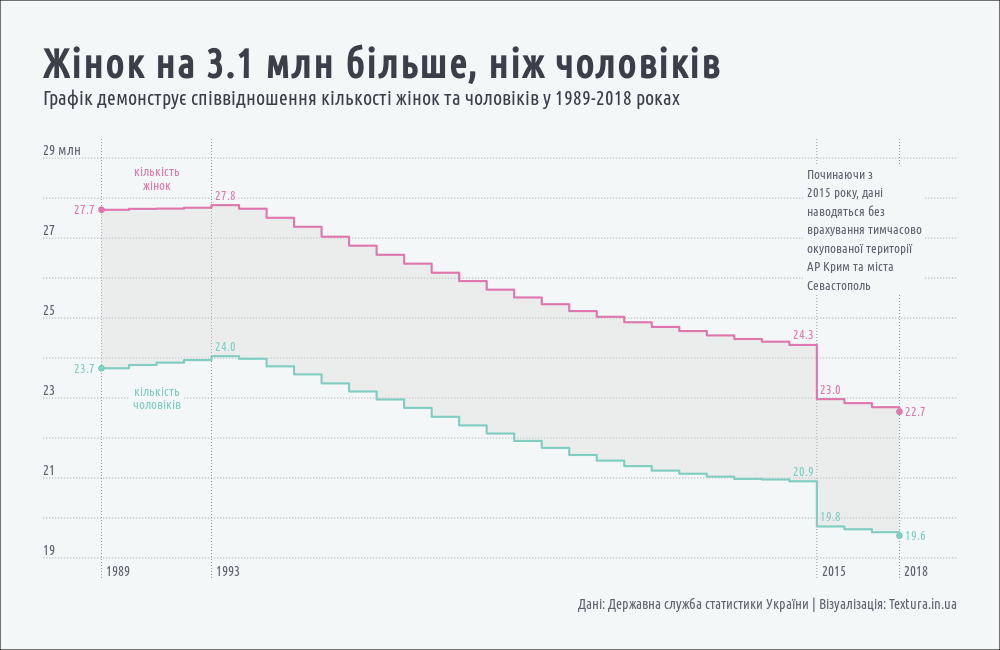

Here is the R script that generated this plot:
library(dplyr)
library(ggplot2)
library(ggalt)
library(scales)

### data ----------------------------------------------------------------------------------------

df <- read.csv('population_by_age_sex_year.csv', stringsAsFactors = F)

df <- df %>% 
  group_by(year) %>% 
  summarise(men_sum = sum(men, na.rm = T), 
            women_sum = sum(women, na.rm = T))

annotation <- data.frame(
  x = 2014.5,
  y = 28800000,
  label = 'Починаючи з 2015 року, дані наводяться без врахування тимчасово окупованої території АР Крим та міста Севастополь'
)

legend <- data.frame(
  x = c(1991, 1991),
  y = c(23000000, 28500000),
  label = c('кількість чоловіків', 'кількість жінок')
)



### plot -----------------------------------------------------------------------------------------

png(filename = '03_change_in_time.png', width = 1000, height = 650)

ggplot(df)+
  geom_ribbon(aes(x = year, ymin = men_sum, ymax = women_sum),
              stat = "stepribbon",
              fill = '#d9d9d9', alpha = 0.3)+
  geom_step(aes(x = year, y = women_sum), color = '#de77ae', size = 1)+
  geom_step(aes(x = year, y = men_sum), color = '#80cdc1', size = 1)+
  geom_point(data = df %>% filter(year %in% c(1989, 2018)),
             aes(x = year, y = women_sum), color = '#de77ae', size = 2.5)+
  geom_point(data = df %>% filter(year %in% c(1989, 2018)),
             aes(x = year, y = men_sum), color = '#80cdc1', size = 2.5)+
  geom_text(data = df %>% filter(year == 1989), 
            aes(x = year, y = men_sum, label = format(men_sum/1000000, nsmall = 1, digits = 1)), 
            color = '#80cdc1', family = 'Ubuntu Condensed', nudge_x = -0.6, size = 4.5)+
  geom_text(data = df %>% filter(year %in% c(1993, 2014, 2015)), 
            aes(x = year + 0.5, y = men_sum, label = format(men_sum/1000000, nsmall = 1, digits = 1)), 
            color = '#80cdc1', family = 'Ubuntu Condensed', nudge_y = 250000, size = 4.5)+
  geom_text(data = df %>% filter(year == 2018),
            aes(x = year, y = men_sum, label = format(men_sum/1000000, nsmall = 1, digits = 1)),
            color = '#80cdc1', family = 'Ubuntu Condensed', nudge_x = 0.6, size = 4.5)+
  geom_text(data = df %>% filter(year == 1989), 
            aes(x = year, y = women_sum, label = format(women_sum/1000000, nsmall = 1, digits = 1)), 
            color = '#de77ae', family = 'Ubuntu Condensed', nudge_x = -0.6, size = 4.5)+
  geom_label(data = df %>% filter(year %in% c(1993, 2014, 2015)), 
             aes(x = year + 0.5, y = women_sum, label = format(women_sum/1000000, nsmall = 1, digits = 1)), 
            color = '#de77ae', family = 'Ubuntu Condensed', 
            nudge_y = 250000, size = 4.5, fill = '#F3F7F7', label.size = NA, label.padding = unit(0, 'lines'))+
  geom_text(data = df %>% filter(year == 2018),
            aes(x = year, y = women_sum, label = format(women_sum/1000000, nsmall = 1, digits = 1)),
            color = '#de77ae', family = 'Ubuntu Condensed', nudge_x = 0.6, size = 4.5)+
  geom_label(data = legend, aes(x = x, y = y, label = stringr::str_wrap(label, 10)),
             color = c('#80cdc1', '#de77ae'), fill = '#F3F7F7', label.size = NA,
            family = 'Ubuntu Condensed', size = 4.5, lineheight = 0.9)+
  geom_label(data = annotation,
            aes(x = x, y = y, label = stringr::str_wrap(label, 20)),
            family = 'Ubuntu Condensed', size = 4.5, color = '#5D646F', fill = '#F3F7F7',
            hjust = 0, vjust = 1, label.size = NA)+
  scale_x_continuous(name = NULL, 
                     breaks = c(1989, df[df$men_sum == max(df$men_sum),]$year, 2015, 2018), 
                     minor_breaks = NULL)+
  scale_y_continuous(name = NULL, limits = c(19000000, 29000000),
                     breaks = seq(19000000, 29000000, 1000000),
                     labels = c(19, '', 21, '', 23, '', 25, '', 27, '', '29 млн'))+
  labs(title  = 'Жінок на 3.1 млн більше, ніж чоловіків',
       subtitle = 'Графік демонструє співвідношення кількості жінок та чоловіків у 1989-2018 роках',
       caption = 'Дані: Державна служба статистики України | Візуалізація: Textura.in.ua')+
  theme_minimal()+
  theme(text = element_text(family = 'Ubuntu Condensed', face = 'plain', color = '#3A3F4A'),
        axis.title = element_blank(),
        axis.text = element_text(size = 14, color = '#5D646F'),
        axis.text.y = element_text(hjust = 0, vjust = -0.3, margin = margin(r = -40)),
        axis.text.x = element_text(hjust = -0.2, margin = margin(t = -15)),
        panel.grid.major = element_line(size = 0.35, linetype = 'dotted', color = '#5D646F'),
        panel.grid.minor = element_blank(),
        plot.title = element_text(face = 'bold', size = 40, margin = margin(b = 10, t = 20)),
        plot.subtitle = element_text(size = 20, face = 'plain', margin = margin(b = 30)),
        plot.caption = element_text(size = 14, margin = margin(t = 20, b = 10), color = '#5D646F'),
        plot.background = element_rect(fill = '#F3F7F7'),
        plot.margin = unit(c(1, 1.5, 1, 1.5), 'cm'))

dev.off()

rm(df, annotation, legend)
